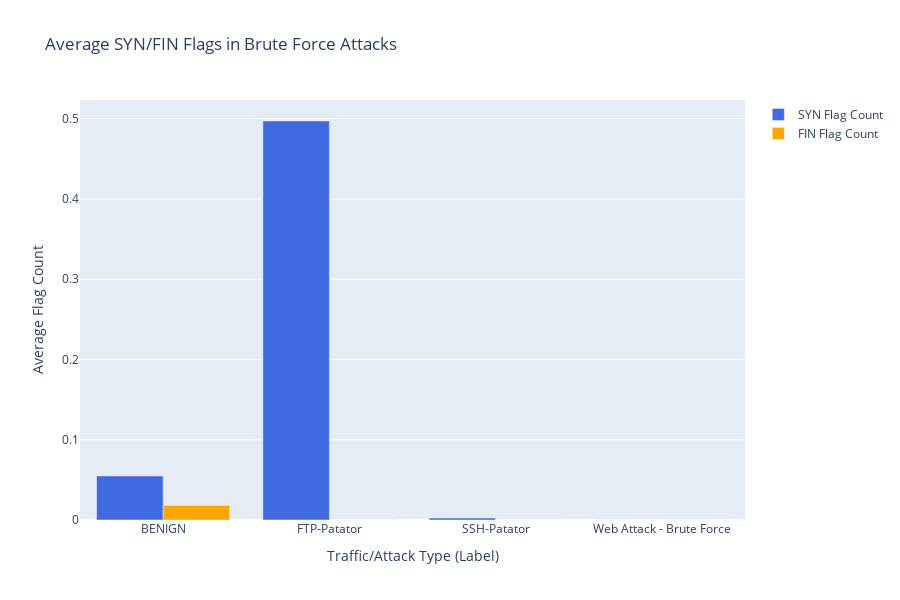

Notebook code for this chart:
### Code cell
output_path = 'saved_plots/bruteforce_flag_means.csv'
means_df = pd.read_csv(output_path)

fig = go.Figure()
fig.add_trace(go.Bar(
    x=means_df['Label'],
    y=means_df['SYN Flag Count'],
    name='SYN Flag Count',
    marker_color='royalblue'
))
fig.add_trace(go.Bar(
    x=means_df['Label'],
    y=means_df['FIN Flag Count'],
    name='FIN Flag Count',
    marker_color='orange'
))

fig.update_layout(
    barmode='group',
    title_text="Average SYN/FIN Flags in Brute Force Attacks",
    xaxis_title="Traffic/Attack Type (Label)",
    yaxis_title="Average Flag Count",
    height=600,
    showlegend=True
)

fig.show()

### Figure 1 — Plotly figure (JSON) as saved in the notebook; plotly's stock layout.template omitted (floating-point values rounded to 4 significant figures)
{"data": [{"marker": {"color": "royalblue"}, "name": "SYN Flag Count", "type": "bar", "x": ["BENIGN", "FTP-Patator", "SSH-Patator", "Web Attack - Brute Force"], "y": [0.0549, 0.4972, 0.002374, 0.0]}, {"marker": {"color": "orange"}, "name": "FIN Flag Count", "type": "bar", "x": ["BENIGN", "FTP-Patator", "SSH-Patator", "Web Attack - Brute Force"], "y": [0.0181, 0.0, 0.0, 0.0]}], "layout": {"barmode": "group", "height": 600, "showlegend": true, "title": {"text": "Average SYN/FIN Flags in Brute Force Attacks"}, "xaxis": {"title": {"text": "Traffic/Attack Type (Label)"}}, "yaxis": {"title": {"text": "Average Flag Count"}}}}
